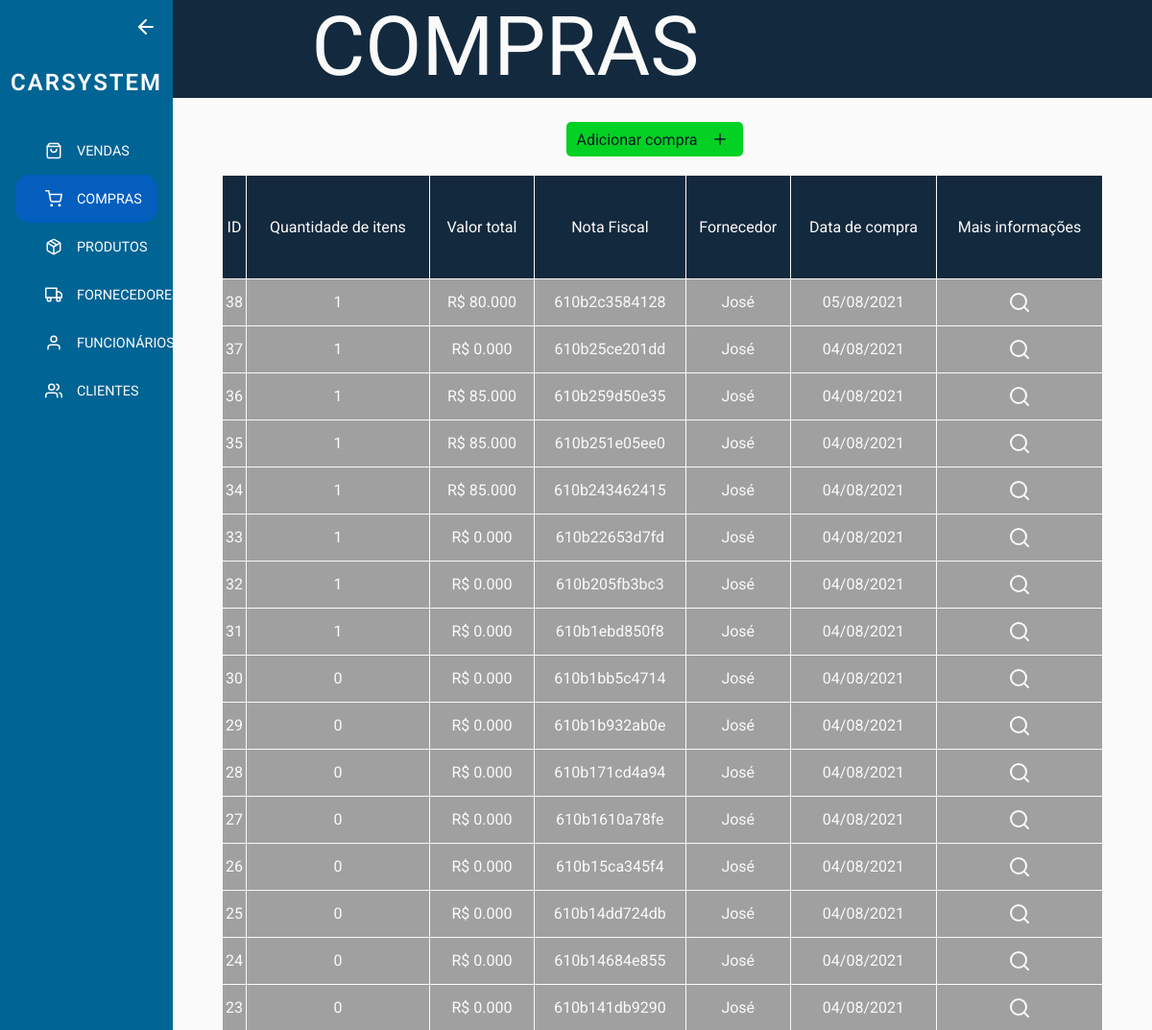
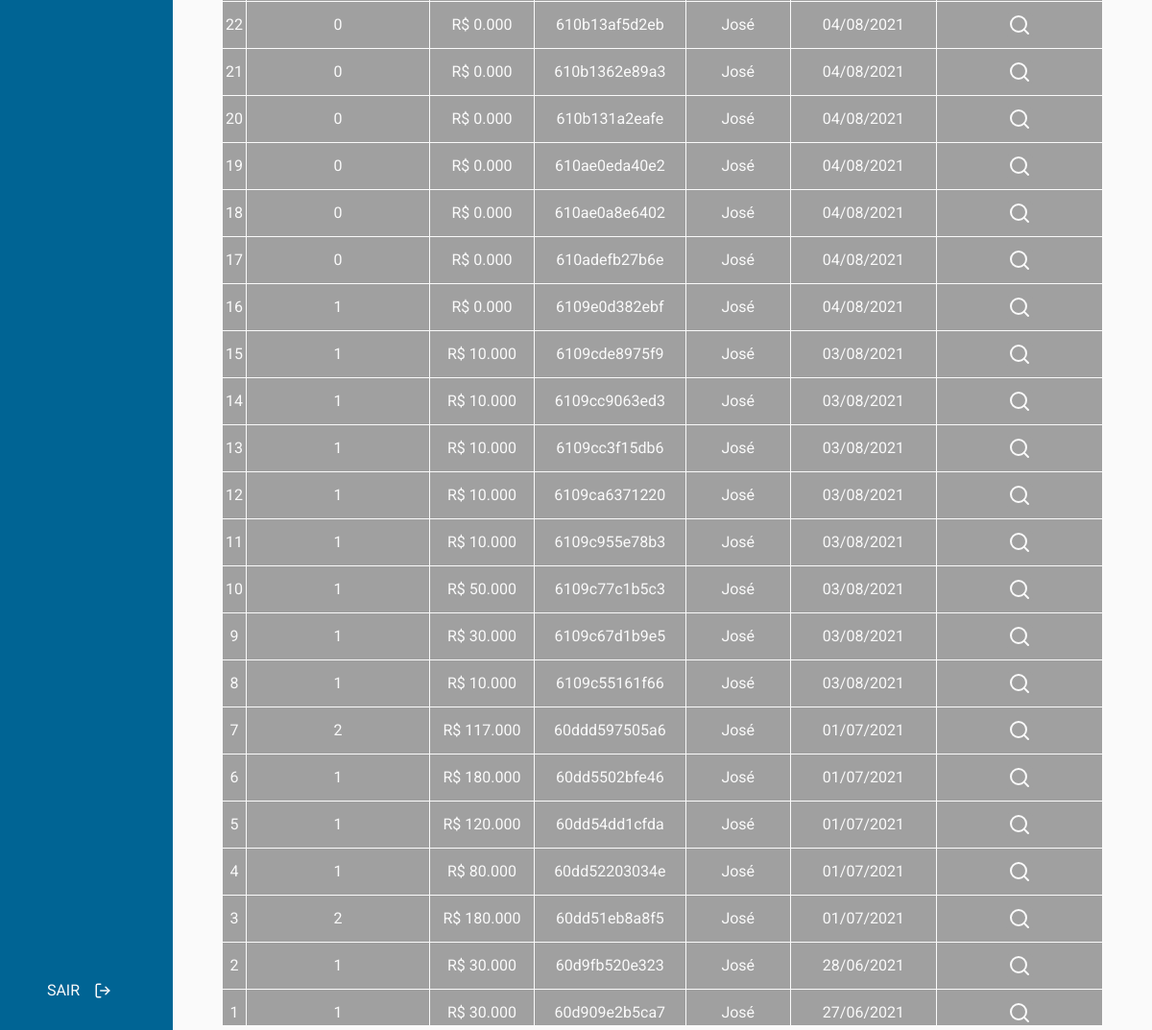
The page /purchase (signed in) on the database its author committed (2 pictures, top to bottom).
### tables this page shows
CREATE TABLE `compra` (
  `id` int(11) NOT NULL,
  `quantidade` int(11) DEFAULT 0,
  `valorTotal` float DEFAULT 0,
  `notaFiscal` varchar(44) DEFAULT NULL,
  `idFornecedor` int(11) DEFAULT NULL,
  `idFuncionario` int(11) DEFAULT NULL,
  `created` timestamp NOT NULL DEFAULT current_timestamp(),
  `edited` datetime DEFAULT NULL
);

CREATE TABLE `fornecedor` (
  `id` int(11) NOT NULL,
  `nome` varchar(50) NOT NULL,
  `cnpj` varchar(18) NOT NULL,
  `endereco` varchar(80) DEFAULT NULL,
  `telefone` varchar(15) DEFAULT NULL,
  `email` varchar(50) DEFAULT NULL,
  `created` timestamp NOT NULL DEFAULT current_timestamp(),
  `edited` datetime DEFAULT NULL
);

### src/Controllers/PurchaseController.php (called while the page is built, shortened)
<?php
    class PurchaseController{
        public function show(){
            if($_SESSION['dados_usuario']['nivelAcesso'] == 2){
                $purchase = new PurchaseModel();
                $params['purchases'] = $purchase->getAllPurchase();
                $purchase = new PurchaseView($params);
            }else{
                return redirect('/dashboard','Usuário sem permissão.');
            }
        }
    }
?>

### routes/routes.php (called while the page is built, shortened)
<?php
    require_once('app.php');
    Route::run();
?>

### index.php (called while the page is built, shortened)
<?php
    require_once('routes/routes.php');
?>

### src/database/DB.php (called while the page is built, shortened)
<?php
class DB
{
  private static $db;
  public function __construct()
  {
    $env = parse_ini_file('env.ini');
    self::$db = new PDO('mysql:host=' . $env['DB_HOST'] . ';dbname=' . $env['DB_DATABASE'], $env['DB_USERNAME'], $env['DB_PASSWORD'], array(PDO::MYSQL_ATTR_INIT_COMMAND => "SET NAMES utf8"));
    self::$db->setAttribute(PDO::ATTR_ERRMODE, PDO::ERRMODE_EXCEPTION);
    self::$db->setAttribute(PDO::ATTR_ORACLE_NULLS, PDO::NULL_EMPTY_STRING);
  }
  public static function getAll($sql)
  {
    $execute = self::$db->prepare($sql);
    $execute->execute();
    return $execute->fetchAll(PDO::FETCH_ASSOC);
  }
}

### src/Models/PurchaseModel.php (called while the page is built, shortened)
<?php
    class PurchaseModel extends DB{
        public function getAllPurchase(){
            $sql = "SELECT
                        c.id AS idCompra,
                        c.quantidade AS quantidade,
                        c.valorTotal AS valorTotal,
                        c.notaFiscal AS notaFiscal,
                        f.nome AS nomeFornecedor,
                        c.created AS dataCompra
                    FROM Compra AS c
                    INNER JOIN Fornecedor AS f ON f.id = c.idFornecedor ORDER BY c.id DESC;";
            return DB::getAll($sql);
        }
    }
?>

### src/Views/PurchaseView.php (the view, shortened to what this page needs)
<?php
    class PurchaseView{
        public function __construct($params){
        ?>
    <!DOCTYPE html>
    <html lang="pt-BR">
    <head>
        <link rel="stylesheet" href="/public/css/purchase.css">
    </head>
    <body>
    <?php include "components/Sidebar.php" ?>
    <main>
        <header>
            <div class="header-conteudo">
                <h1>COMPRAS</h1>
            </div>
        </header>
        <div class="botoesDireito">
                <a href="/add/purchase" class="btnAdd">Adicionar compra<i data-feather="plus"></i></a>
            </div>
        <div class="content">
            <table class="tabela-consulta">
                <thead>
                    <tr>
                        <td>ID</td>
                        <td>Quantidade de itens</td>
                        <td>Valor total</td>
                        <td>Nota Fiscal</td>
                        <td>Fornecedor</td>
                        <td>Data de compra</td>
                        <td>Mais informações</td>
                    </tr>
                </thead>
                <tbody>
                    <?php foreach($params['purchases'] as $purchase) { ?>
                        <tr>
                            <td><?php echo $purchase['idCompra']; ?></td>
                            <td><?php echo $purchase['quantidade']; ?></td>
                            <td><?php echo 'R$ ' . number_format($purchase['valorTotal'], 3, '.', '.'); ?></td>
                            <td><?php echo $purchase['notaFiscal']; ?></td>
                            <td><?php echo $purchase['nomeFornecedor']; ?></td>
                            <td><?php echo date("d/m/Y", strtotime($purchase['dataCompra'])); ?></td>
                            <td><button type="button" class="abrir-modal" onclick="consultarCompra(<?php echo $purchase['idCompra']; ?>)">
                                <i data-feather="search"></i></button>
                            </td>
                        </tr>
                    <?php } ?>
                </tbody>
            </table>
        </div>
    </main>
    </body>
</html>
<?php }
    }
?>

### routes/app.php (shortened to what this page needs)
<?php
    class Route{
        private static $routes = [];
        public static function get($route, $controller, $method = 'GET'){
            array_push(self::$routes, array(
                'route' => explode(':', $route)[0],
                'controller' => explode('@',$controller)[0],
                'function' => explode('@',$controller)[1],
                'method' => $method,
                'params' => $_REQUEST
            ));
        }
        public static function post($route, $controller, $method = 'POST'){
            array_push(self::$routes, array(
                'route' => $route,
                'controller' => explode('@',$controller)[0],
                'function' => explode('@',$controller)[1],
                'method' => $method,
                'params' => $_POST
            ));
        }
        public static function run($basepath = '/'){
            $parsed_url = parse_url($_SERVER['REQUEST_URI']);
            $method = $_SERVER['REQUEST_METHOD'];
            if(isset($parsed_url['path'])){
                $url = explode('&',$parsed_url['path'])[0];
            }else{
                $url = '/';
            }
            foreach(self::$routes as $route){
                if($route['route'] == $url){
                    if($route['method'] != $method){
                        header("HTTP/1.0 405 Method Not Allowed");
                    }else{
                        $function = $route['function'];
                        $controller = new $controller();
                        $controller->$function($route['params']);
                    }
                }
            }
        }
    }
?>

### public/css/global.css (style rules this page uses)
:root { --preto: #0d1a25; --verde: #03D124; --branco: #FAFAFA; --cinza: #BBBBBB; --cinza-escuro: #006494; --cinza-claro: #a0a0a0; --laranja: #006494; --azul: #006494; --azul-escuro: #006494; }
* { margin: 0; padding: 0; box-sizing: border-box; outline: none; font-family: "Roboto", sans-serif; }
body { display: flex; align-items: center; justify-content: center; background-color: var(--branco); width: 100vw; height: 100vh; }
main { width: 100vw; height: 100vh; display: flex; flex-direction: column; align-items: center; overflow-y: scroll; margin-bottom: 10px; }
main header { display: grid; height: 7vh; width: 100%; padding: 0; margin-bottom: 25px; background-color: #13293D; }
main header h1 { color: var(--branco); font-size: 4vh; font-weight: 400; }
main .content { width: 90%; }
button { cursor: pointer; }
.botoesDireito { display: flex; align-items: center; width: 100%; height: 4vw; justify-content: space-around; }
.btnAdd { background-color: #03D124; text-decoration: none; color: var(--preto); display: flex; align-items: center; border-radius: 5px; height: 3vw; padding-left: 1%; margin-right: 1.5%; }
.tabela-consulta { width: 100%; max-width: 100%; color: var(--branco); margin-top: 2%; border-spacing: 1; text-align: center; overflow-y: scroll; }
.tabela-consulta thead tr { font-weight: 400; height: 5vh; width: 12%; background: #13293D; }
.tabela-consulta tbody { overflow-y: scroll; }
.tabela-consulta tbody td { font-weight: 400; height: 4vw; text-align: center; background-color: #a0a0a0; }
main header .header-conteudo { padding-right: 20vh; }

### public/css/purchase.css (style rules this page uses)
main header { grid-template-columns: 10% 1fr; }
main header .header-conteudo { display: flex; padding-right: 5vw; justify-content: center; align-items: center; }
.abrir-modal { color: var(--branco); background-color: var(--cinza-claro); border-radius: 5px; border: none; height: 2vw; width: 2.5vw; cursor: pointer; }
thead { background: #13293D; border-top-left-radius: 10px; border-bottom-left-radius: 10px; }

### public/css/sidebar.css (style rules this page uses)
a svg { height: 1.5vw; margin: 0 1vw; }

### rows shown on the page
compra: id "38", quantidade "1", valorTotal "80.000", notaFiscal "610b2c3584128", idFornecedor.nome "José", created "05/08/2021"
compra: id "37", quantidade "1", valorTotal "0.000", notaFiscal "610b25ce201dd", idFornecedor.nome "José", created "04/08/2021"
compra: id "36", quantidade "1", valorTotal "85.000", notaFiscal "610b259d50e35", idFornecedor.nome "José", created "04/08/2021"
compra: id "35", quantidade "1", valorTotal "85.000", notaFiscal "610b251e05ee0", idFornecedor.nome "José", created "04/08/2021"
compra: id "34", quantidade "1", valorTotal "85.000", notaFiscal "610b243462415", idFornecedor.nome "José", created "04/08/2021"
compra: id "33", quantidade "1", valorTotal "0.000", notaFiscal "610b22653d7fd", idFornecedor.nome "José", created "04/08/2021"
compra: id "32", quantidade "1", valorTotal "0.000", notaFiscal "610b205fb3bc3", idFornecedor.nome "José", created "04/08/2021"
compra: id "31", quantidade "1", valorTotal "0.000", notaFiscal "610b1ebd850f8", idFornecedor.nome "José", created "04/08/2021"
compra: id "30", quantidade "0", valorTotal "0.000", notaFiscal "610b1bb5c4714", idFornecedor.nome "José", created "04/08/2021"
compra: id "29", quantidade "0", valorTotal "0.000", notaFiscal "610b1b932ab0e", idFornecedor.nome "José", created "04/08/2021"
compra: id "28", quantidade "0", valorTotal "0.000", notaFiscal "610b171cd4a94", idFornecedor.nome "José", created "04/08/2021"
compra: id "27", quantidade "0", valorTotal "0.000", notaFiscal "610b1610a78fe", idFornecedor.nome "José", created "04/08/2021"
compra: id "26", quantidade "0", valorTotal "0.000", notaFiscal "610b15ca345f4", idFornecedor.nome "José", created "04/08/2021"
compra: id "25", quantidade "0", valorTotal "0.000", notaFiscal "610b14dd724db", idFornecedor.nome "José", created "04/08/2021"
compra: id "24", quantidade "0", valorTotal "0.000", notaFiscal "610b14684e855", idFornecedor.nome "José", created "04/08/2021"
compra: id "23", quantidade "0", valorTotal "0.000", notaFiscal "610b141db9290", idFornecedor.nome "José", created "04/08/2021"
compra: id "22", quantidade "0", valorTotal "0.000", notaFiscal "610b13af5d2eb", idFornecedor.nome "José", created "04/08/2021"
compra: id "21", quantidade "0", valorTotal "0.000", notaFiscal "610b1362e89a3", idFornecedor.nome "José", created "04/08/2021"
compra: id "20", quantidade "0", valorTotal "0.000", notaFiscal "610b131a2eafe", idFornecedor.nome "José", created "04/08/2021"
compra: id "19", quantidade "0", valorTotal "0.000", notaFiscal "610ae0eda40e2", idFornecedor.nome "José", created "04/08/2021"
compra: id "18", quantidade "0", valorTotal "0.000", notaFiscal "610ae0a8e6402", idFornecedor.nome "José", created "04/08/2021"
compra: id "17", quantidade "0", valorTotal "0.000", notaFiscal "610adefb27b6e", idFornecedor.nome "José", created "04/08/2021"
compra: id "16", quantidade "1", valorTotal "0.000", notaFiscal "6109e0d382ebf", idFornecedor.nome "José", created "04/08/2021"
compra: id "15", quantidade "1", valorTotal "10.000", notaFiscal "6109cde8975f9", idFornecedor.nome "José", created "03/08/2021"
compra: id "14", quantidade "1", valorTotal "10.000", notaFiscal "6109cc9063ed3", idFornecedor.nome "José", created "03/08/2021"
compra: id "13", quantidade "1", valorTotal "10.000", notaFiscal "6109cc3f15db6", idFornecedor.nome "José", created "03/08/2021"
compra: id "12", quantidade "1", valorTotal "10.000", notaFiscal "6109ca6371220", idFornecedor.nome "José", created "03/08/2021"
compra: id "11", quantidade "1", valorTotal "10.000", notaFiscal "6109c955e78b3", idFornecedor.nome "José", created "03/08/2021"
compra: id "10", quantidade "1", valorTotal "50.000", notaFiscal "6109c77c1b5c3", idFornecedor.nome "José", created "03/08/2021"
compra: id "9", quantidade "1", valorTotal "30.000", notaFiscal "6109c67d1b9e5", idFornecedor.nome "José", created "03/08/2021"
compra: id "8", quantidade "1", valorTotal "10.000", notaFiscal "6109c55161f66", idFornecedor.nome "José", created "03/08/2021"
compra: id "7", quantidade "2", valorTotal "117.000", notaFiscal "60ddd597505a6", idFornecedor.nome "José", created "01/07/2021"
compra: id "6", quantidade "1", valorTotal "180.000", notaFiscal "60dd5502bfe46", idFornecedor.nome "José", created "01/07/2021"
compra: id "5", quantidade "1", valorTotal "120.000", notaFiscal "60dd54dd1cfda", idFornecedor.nome "José", created "01/07/2021"
compra: id "4", quantidade "1", valorTotal "80.000", notaFiscal "60dd52203034e", idFornecedor.nome "José", created "01/07/2021"
compra: id "3", quantidade "2", valorTotal "180.000", notaFiscal "60dd51eb8a8f5", idFornecedor.nome "José", created "01/07/2021"
compra: id "2", quantidade "1", valorTotal "30.000", notaFiscal "60d9fb520e323", idFornecedor.nome "José", created "28/06/2021"
compra: id "1", quantidade "1", valorTotal "30.000", notaFiscal "60d909e2b5ca7", idFornecedor.nome "José", created "27/06/2021"
